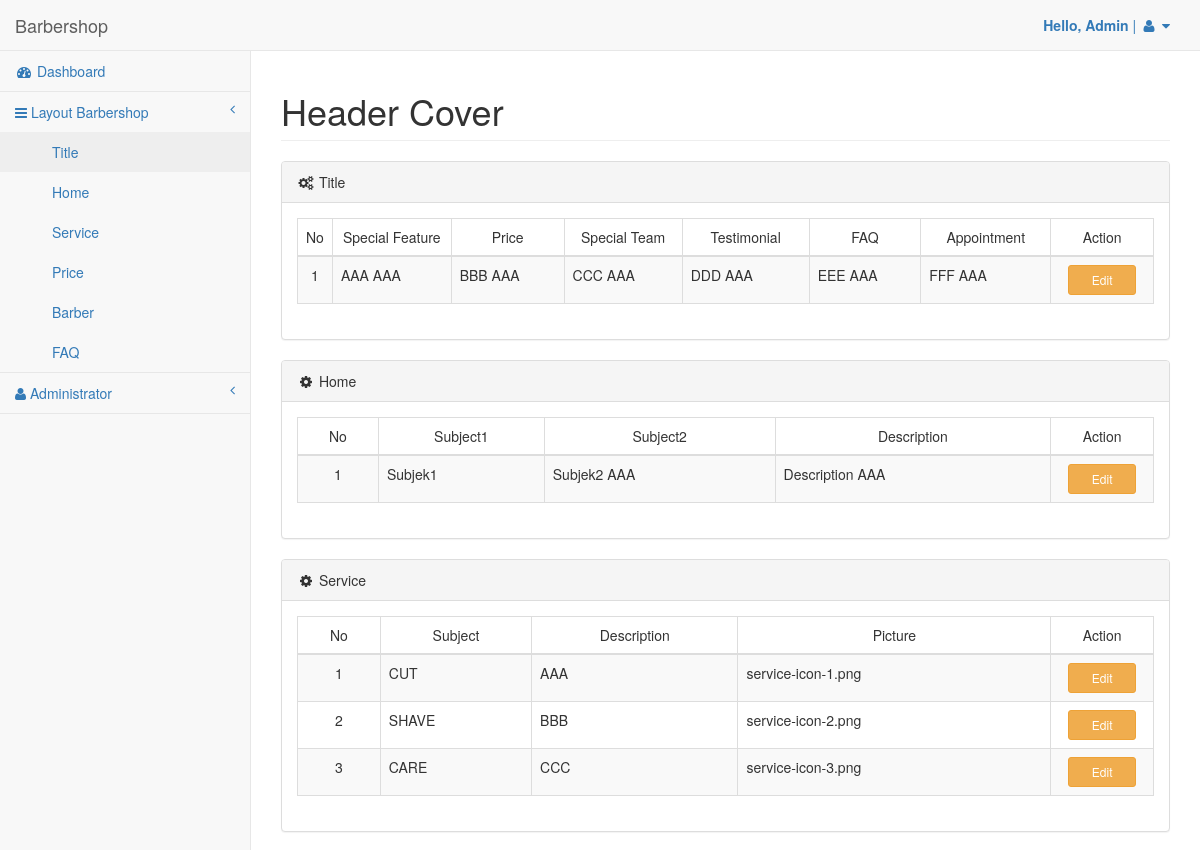
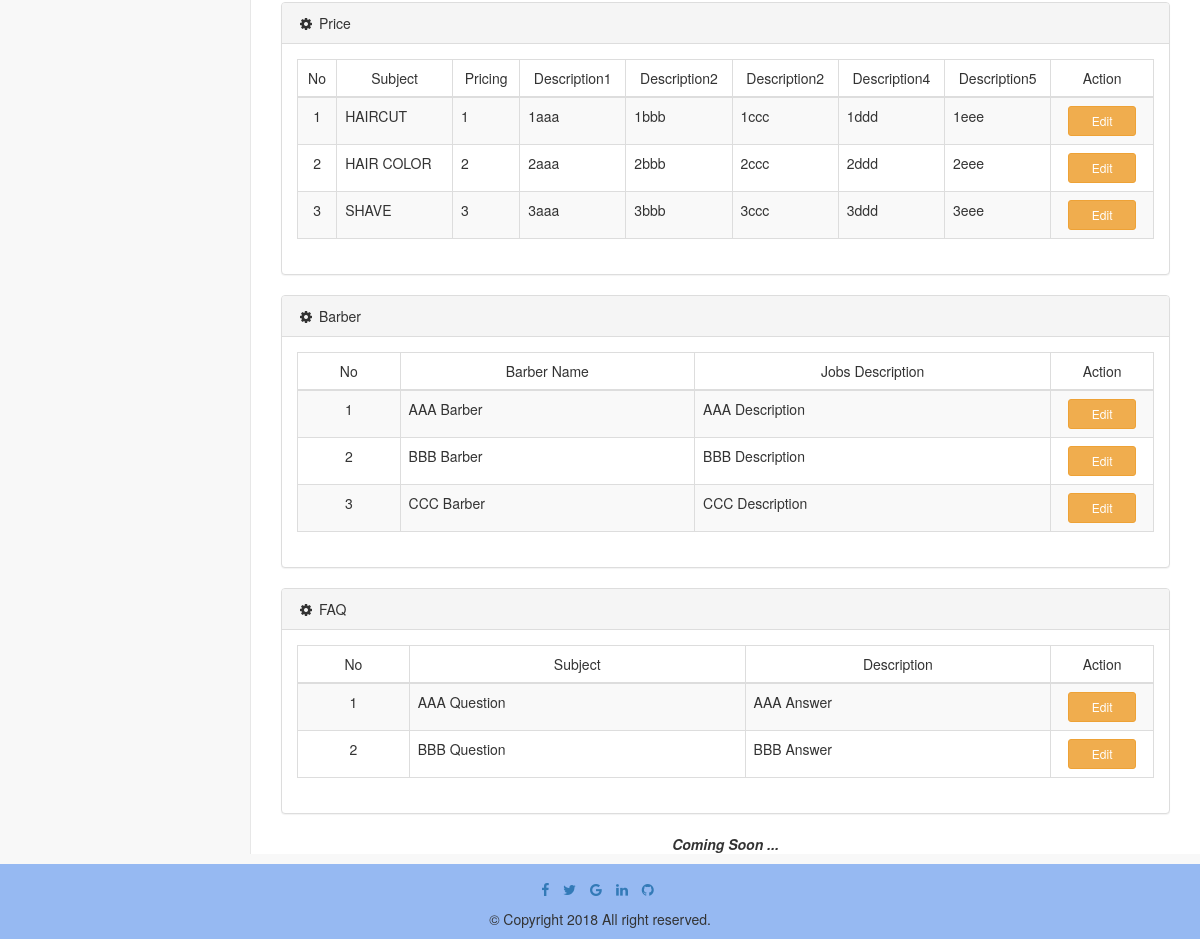
Page /pages/layheadcover.php (signed in) on the committed database (2 pictures, top to bottom).
### tables this page shows
CREATE TABLE `laytitle` (
  `id` int(10) NOT NULL,
  `specialfeature` varchar(50) NOT NULL,
  `price` varchar(50) NOT NULL,
  `specialteam` varchar(50) NOT NULL,
  `testimonial` varchar(50) NOT NULL,
  `faq` varchar(50) NOT NULL,
  `appointment` varchar(50) NOT NULL
);

CREATE TABLE `laycover` (
  `id` int(10) NOT NULL,
  `subjek1` varchar(50) NOT NULL,
  `subjek2` varchar(50) NOT NULL,
  `description` varchar(255) NOT NULL
);

CREATE TABLE `layservice` (
  `id` int(10) NOT NULL,
  `subjek` varchar(50) NOT NULL,
  `description` varchar(255) NOT NULL,
  `picture` varchar(30) NOT NULL
);

CREATE TABLE `layprice` (
  `id` int(10) NOT NULL,
  `subjek` varchar(10) NOT NULL,
  `pricing` varchar(10) NOT NULL,
  `description1` varchar(50) NOT NULL,
  `description2` varchar(50) NOT NULL,
  `description3` varchar(50) NOT NULL,
  `description4` varchar(50) NOT NULL,
  `description5` varchar(50) NOT NULL
);

CREATE TABLE `laybarber` (
  `id` int(10) NOT NULL,
  `barber` varchar(50) NOT NULL,
  `description` varchar(255) NOT NULL
);

CREATE TABLE `layfaq` (
  `id` int(10) NOT NULL,
  `question` varchar(50) NOT NULL,
  `answer` varchar(255) NOT NULL,
  `timestamp` timestamp NOT NULL DEFAULT CURRENT_TIMESTAMP ON UPDATE CURRENT_TIMESTAMP
);

### pages/lib.php (called while the page is built, shortened)
<?php
require "config.php";
function daftarLaytitle(){
	global $db;
	$sql = "SELECT * FROM laytitle";
	$hasil = $db->query($sql);
	if($hasil->num_rows > 0) {
		return $hasil;
	} else {
		echo("Tidak Ada Data");
	}
}
function daftarLaycover(){
	global $db;
	$sql = "SELECT * FROM laycover";
	$hasil = $db->query($sql);
	if($hasil->num_rows > 0) {
		return $hasil;
	} else {
		echo("Tidak Ada Data");
	}
}
function daftarLayservice(){
	global $db;
	$sql = "SELECT * FROM layservice";
	$hasil = $db->query($sql);
	if($hasil->num_rows > 0) {
		return $hasil;
	} else {
		echo("Tidak Ada Data");
	}
}
function daftarLayprice(){
	global $db;
	$sql = "SELECT * FROM layprice";
	$hasil = $db->query($sql);
	if($hasil->num_rows > 0) {
		return $hasil;
	} else {
		echo("Tidak Ada Data");
	}
}
function daftarLayfaq(){
	global $db;
	$sql = "SELECT * FROM layfaq";
	$hasil = $db->query($sql);
	if($hasil->num_rows > 0) {
		return $hasil;
	} else {
		echo("Tidak Ada Data");
	}
}
?>

### pages/layheadcover.php (the view, shortened to what this page needs)
<?php
require "lib.php";
$laytitle   = daftarlaytitle();
$laycover   = daftarLaycover();
$layservice = daftarLayservice();
$layprice   = daftarLayprice();
$layfaq     = daftarLayfaq();
?>
<!DOCTYPE html>
<html lang="en">
<head>
  <?php include __DIR__.'/head.php'; ?>
</head>
<body>
 <div id="wrapper">
  <?php include __DIR__.'/layout/navbar.php'; ?>
  <?php include __DIR__.'/layout/sidebar.php'; ?>
  <div id="page-wrapper">
    <div class="row">
      <div class="col-lg-12">
        <h1 class="page-header">Header Cover</h1>
      </div>
    </div>
    <div class="row">
      <div class="col-lg-12">
        <div class="panel panel-default" id="home">
          <div class="panel-heading">
            <i class="fa fa-gears fa-fw"></i> Title
          </div>
          <div class="panel-body">
            <div class="table-responsive">
              <table width="100%" class="table table-striped table-bordered table-hover">
                <thead>
                  <tr style="text-align: center;">
                    <td>No</td>
                    <td style="width: 150px">Special Feature</td>
                    <td style="width: 150px">Price</td>
                    <td style="width: 150px">Special Team</td>
                    <td style="width: 150px">Testimonial</td>
                    <td style="width: 150px">FAQ</td>
                    <td style="width: 150px">Appointment</td>
                    <td style="width: 12%;">Action</td>
                  </tr>
                </thead>
                <tbody>
                  <?php
                  $x = 1;
                  foreach ($laytitle as $key => $laytitle) {
                    ?>
                    <tr>
                      <td style="text-align: center;"><?php echo $x;?></td>
                      <td><?php echo $laytitle['specialfeature']; ?></td>
                      <td><?php echo $laytitle['price']; ?></td>
                      <td><?php echo $laytitle['specialteam']; ?></td>
                      <td><?php echo $laytitle['testimonial']; ?></td>
                      <td><?php echo $laytitle['faq']; ?></td>
                      <td><?php echo $laytitle['appointment']; ?></td>
                      <td align="center">
                        <a type="button" href="#" class='btn btn-warning btn-sm open_modal_title' id='<?php echo  $laytitle['id']; ?>' style="width: 80%;">Edit</a>
                      </td>
                    </tr>
                    <?php
                    $x++;
                  }
                  ?>
                </tbody>
              </table>
            </div>
          </div>
        </div>
      </div>
    </div>
    <div class="row">
      <div class="col-lg-12">
        <div class="panel panel-default" id="home">
          <div class="panel-heading">
            <i class="fa fa-gear fa-fw"></i> Home
          </div>
          <div class="panel-body">
            <div class="table-responsive">
              <table width="100%" class="table table-striped table-bordered table-hover">
                <thead>
                  <tr style="text-align: center;">
                    <td>No</td>
                    <td>Subject1</td>
                    <td>Subject2</td>
                    <td>Description</td>
                    <td style="width: 12%;">Action</td>
                  </tr>
                </thead>
                <tbody>
                  <?php
                  $x = 1;
                  foreach ($laycover as $key => $laycover) {
                    ?>
                    <tr>
                      <td style="text-align: center;"><?php echo $x;?></td>
                      <td><?php echo $laycover['subjek1']; ?></td>
                      <td><?php echo $laycover['subjek2']; ?></td>
                      <td><?php echo $laycover['description']; ?></td>
                      <td align="center" ">
                       <a type="button" href="#" class='btn btn-warning btn-sm open_modal_cover' id='<?php echo  $laycover['id']; ?>' style="
                       width: 80%;">Edit</a>
                     </td>
                   </tr>
                   <?php
                   $x++;
                 }
                 ?>
               </tbody>
             </table>
           </div>
         </div>
       </div>
     </div>
   </div>
   <div class="row">
    <div class="col-lg-12">
      <div class="panel panel-default" id="service">
        <div class="panel-heading">
          <i class="fa fa-gear fa-fw"></i> Service
        </div>
        <div class="panel-body">
          <div class="table-responsive">
            <table width="100%" class="table table-striped table-bordered table-hover">
              <thead>
                <tr style="text-align: center;">
                  <td>No</td>
                  <td>Subject</td>
                  <td>Description</td>
                  <td>Picture</td>
                  <td style="width: 12%;">Action</td>
                </tr>
              </thead>
              <tbody>
                <?php
                $x = 1;
                foreach ($layservice as $key => $layservice) {
                  ?>
                  <tr>
                    <td style="text-align: center;"><?php echo $x;?></td>
                    <td><?php echo $layservice['subjek']; ?></td>
                    <td><?php echo $layservice['description']; ?></td>
                    <td><?php echo $layservice['picture']; ?></td>
                    <td align="center" ">
                     <a type="button" href="#" class='btn btn-warning btn-sm open_modal_service' id='<?php echo  $layservice['id']; ?>' style="
                     width: 80%;">Edit</a>
                   </td>
                 </tr>
                 <?php
                 $x++;
               }
               ?>
             </tbody>
           </table>
         </div>
       </div>
     </div>
   </div>
 </div>
 <div class="row">
  <div class="col-lg-12">
    <div class="panel panel-default" id="price">
      <div class="panel-heading">
        <i class="fa fa-gear fa-fw"></i> Price
      </div>
      <div class="panel-body">
        <div class="table-responsive">
          <table width="100%" class="table table-striped table-bordered table-hover">
            <thead>
              <tr style="text-align: center;">
                <td>No</td>
                <td>Subject</td>
                <td>Pricing</td>
                <td>Description1</td>
                <td>Description2</td>
                <td>Description2</td>
                <td>Description4</td>
                <td>Description5</td>
                <td style="width: 12%;">Action</td>
              </tr>
            </thead>
            <tbody>
              <?php
              $x = 1;
              foreach ($layprice as $key => $layprice) {
                ?>
                <tr>
                  <td style="text-align: center;"><?php echo $x;?></td>
                  <td><?php echo $layprice['subjek']; ?></td>
                  <td><?php echo $layprice['pricing']; ?></td>
                  <td><?php echo $layprice['description1']; ?></td>
                  <td><?php echo $layprice['description2']; ?></td>
                  <td><?php echo $layprice['description3']; ?></td>
                  <td><?php echo $layprice['description4']; ?></td>
                  <td><?php echo $layprice['description5']; ?></td>
                  <td align="center" ">
                   <a type="button" href="#" class='btn btn-warning btn-sm open_modal_price' id='<?php echo  $layprice['id']; ?>' style="
                   width: 80%;">Edit</a>
                 </td>
               </tr>
               <?php
               $x++;
             }
             ?>
           </tbody>
         </table>
       </div>
     </div>
   </div>
 </div>
</div>
 <div class="row">
  <div class="col-lg-12">
    <div class="panel panel-default" id="barber">
      <div class="panel-heading">
        <i class="fa fa-gear fa-fw"></i> Barber
      </div>
      <div class="panel-body">
        <div class="table-responsive">
          <table width="100%" class="table table-striped table-bordered table-hover">
            <thead>
              <tr style="text-align: center;">
                <td>No</td>
                <td>Barber Name</td>
                <td>Jobs Description</td>
                <td style="width: 12%;">Action</td>
              </tr>
            </thead>
            <tbody>
              <?php
              $x = 1;
              $sql = mysqli_query($db, "SELECT * FROM laybarber");
              while ($hsl = mysqli_fetch_array($sql)) {
                ?>
                <tr>
                  <td style="text-align: center;"><?php echo $x;?></td>
                  <td><?php echo $hsl['barber']; ?></td>
                  <td><?php echo $hsl['description']; ?></td>
                  <td align="center" ">
                   <a type="button" href="#" class='btn btn-warning btn-sm open_modal_barber' id='<?php echo  $hsl['id']; ?>' style="
                   width: 80%;">Edit</a>
                 </td>
               </tr>
               <?php
               $x++;
             }
             ?>
           </tbody>
         </table>
       </div>
     </div>
   </div>
 </div>
</div>
<div class="row">
  <div class="col-lg-12">
    <div class="panel panel-default" id="faq">
      <div class="panel-heading">
        <i class="fa fa-gear fa-fw"></i> FAQ
      </div>
      <div class="panel-body">
        <div class="table-responsive">
          <table width="100%" class="table table-striped table-bordered table-hover">
            <thead>
              <tr style="text-align: center;">
                <td>No</td>
                <td>Subject</td>
                <td>Description</td>
                <td style="width: 12%;">Action</td>
              </tr>
            </thead>
            <tbody>
              <?php
              $x = 1;
              foreach ($layfaq as $key => $layfaq) {
                ?>
                <tr>
                  <td style="text-align: center;"><?php echo $x;?></td>
                  <td><?php echo $layfaq['question']; ?></td>
                  <td><?php echo $layfaq['answer']; ?></td>
                  <td align="center" ">
                   <a type="button" href="#" class='btn btn-warning btn-sm open_modal_faq' id='<?php echo  $layfaq['id']; ?>' style="
                   width: 80%;">Edit</a>
                 </td>
               </tr>
               <?php
               $x++;
             }
             ?>
           </tbody>
         </table>
       </div>
     </div>
   </div>
 </div>
</div>
<center><p><i><b>Coming Soon ...</b></i></p></center>
</div>
<div>
  <?php include __DIR__.'/layout/footer.php'; ?>
</div>
</div>
</body>
</html>

### pages/head.php (shortened to what this page needs)
<link href="../vendor/bootstrap/css/bootstrap.min.css" rel="stylesheet">
<link href="../vendor/datatables-plugins/dataTables.bootstrap.css" rel="stylesheet">
<link href="../vendor/datatables-responsive/dataTables.responsive.css" rel="stylesheet">
<link href="../vendor/metisMenu/metisMenu.min.css" rel="stylesheet">
<link href="../dist/css/sb-admin-2.css" rel="stylesheet">
<link href="../vendor/morrisjs/morris.css" rel="stylesheet">
<link href="../vendor/font-awesome/css/font-awesome.min.css" rel="stylesheet" type="text/css">

### pages/layout/navbar.php (shortened to what this page needs)
<nav class="navbar navbar-default navbar-static-top" role="navigation" style="margin-bottom: 0">
    <div class="navbar-header">
        <a class="navbar-brand" href="index.php">Barbershop</a>
    </div>
    <ul class="nav navbar-top-links navbar-right">
        <li class="dropdown">
            <a class="dropdown-toggle" data-toggle="dropdown" href="#">
                <b>Hello, <?php echo $_SESSION['user']?></b> | <i class="fa fa-user fa-fw"></i> <i class="fa fa-caret-down"></i>
            </a>
        </li>
    </ul>
</nav>

### pages/layout/sidebar.php (shortened to what this page needs)
<div class="navbar-default sidebar" role="navigation">
    <div class="sidebar-nav navbar-collapse">
        <ul class="nav" id="side-menu">
            <li>
                <a href="dashboard.php"><i class="fa fa-dashboard fa-fw"></i> Dashboard</a>
            </li>
            <li>
                <a href="#"><i class="fa fa-bars"></i> Layout Barbershop<span class="fa arrow"></span></a>
                <ul class="nav nav-third-level">
                    <li>
                        <a href="layheadcover.php">Title</a>
                    </li>
                    <li>
                        <a href="layheadcover.php#home">Home</a>
                    </li>
                    <li>
                        <a href="layheadcover.php#service">Service</a>
                    </li>
                    <li>
                        <a href="layheadcover.php#price">Price</a>
                    </li>
                    <li>
                        <a href="layheadcover.php#barber">Barber</a>
                    </li>
                    <li>
                        <a href="layheadcover.php#faq">FAQ</a>
                    </li>
                </ul>
            </li>
            <li>
                <a href="#"><i class="fa fa-user"></i> Administrator<span class="fa arrow"></span></a>
            </li>
        </ul>
    </div>
</div>

### pages/layout/footer.php
<footer class="" id="" style="padding-top: 15px; background-color: #96b9f2;">
  <div class="footer-bottom">
    <div class="container">
      <div class="row">
        <div class="col-xs-12 text-center">
          <ul class="list-unstyled list-inline text-center">
            <li><a href="#"><i class="fa fa-facebook"></i></a></li>
            <li><a href="#"><i class="fa fa-twitter"></i></a></li>
            <li><a href="#"><i class="fa fa-google"></i></a></li>
            <li><a href="#"><i class="fa fa-linkedin"></i></a></li>
            <li><a href="#"><i class="fa fa-github"></i></a></li>
          </ul>
          <p>&copy; Copyright 2018 All right reserved.</p>
        </div>
      </div>
    </div>
  </div>
</footer>

### rows in the picture
laytitle: specialfeature "AAA AAA", price "BBB AAA", specialteam "CCC AAA", testimonial "DDD AAA", faq "EEE AAA", appointment "FFF AAA"
laycover: subjek1 "Subjek1", subjek2 "Subjek2 AAA", description "Description AAA"
layservice: subjek "CUT", description "AAA", picture "service-icon-1.png"
layservice: subjek "SHAVE", description "BBB", picture "service-icon-2.png"
layservice: subjek "CARE", description "CCC", picture "service-icon-3.png"
layprice: subjek "HAIRCUT", pricing "1", description1 "1aaa", description2 "1bbb", description3 "1ccc", description4 "1ddd", description5 "1eee"
layprice: subjek "HAIR COLOR", pricing "2", description1 "2aaa", description2 "2bbb", description3 "2ccc", description4 "2ddd", description5 "2eee"
layprice: subjek "SHAVE", pricing "3", description1 "3aaa", description2 "3bbb", description3 "3ccc", description4 "3ddd", description5 "3eee"
laybarber: barber "AAA Barber", description "AAA Description"
laybarber: barber "BBB Barber", description "BBB Description"
laybarber: barber "CCC Barber", description "CCC Description"
layfaq: question "AAA Question", answer "AAA Answer"
layfaq: question "BBB Question", answer "BBB Answer"

### other values in the picture
$_SESSION['user'] "Admin"
